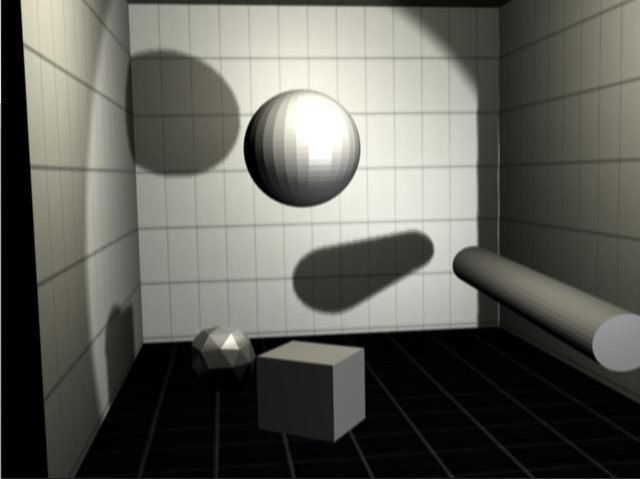
#> input picture OIIS/5/l.jpg, 640 x 479 px, found by its file name
$ python 5.py
#> lines starting #> are read from the running program, lines starting #| are printed output that depends on the picture
from PIL import Image

# Укажите пути к файлам (замените на свои)
left_path = '/home/kirillromanoff/University/BSUIR/OIIS/5/l.jpg'  # Путь к левому изображению
right_path = '/home/kirillromanoff/University/BSUIR/OIIS/5/r.jpg'  # Путь к правому изображению

# Загрузка изображений
left = Image.open(left_path)
#> left is the input picture: PIL image 640x479 RGB; mean R, G, B 96.2, 95.5, 89.2
right = Image.open(right_path)
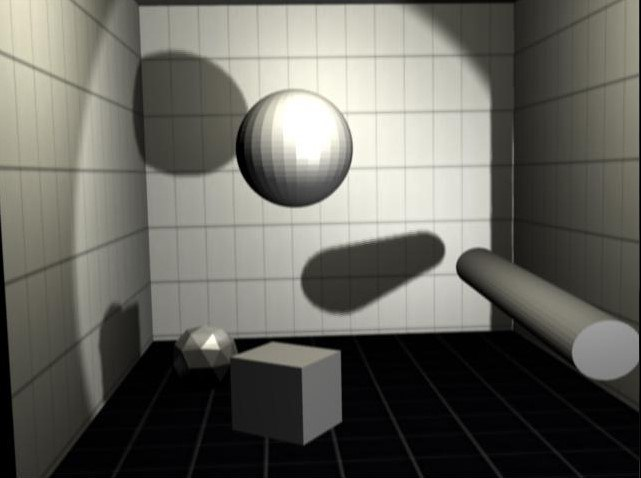
#> input picture OIIS/5/r.jpg, 641 x 478 px, found by its file name
#> right is the input picture: PIL image 641x478 RGB; mean R, G, B 102.4, 101.7, 94.8

# Убедимся, что изображения одного размера (если нет, можно добавить ресайз)
if left.size != right.size:
    right = right.resize(left.size)
#> right: PIL image 640x479 RGB

# Конвертация в RGB
left = left.convert('RGB')
right = right.convert('RGB')

# Разделение каналов
r_left, g_left, b_left = left.split()
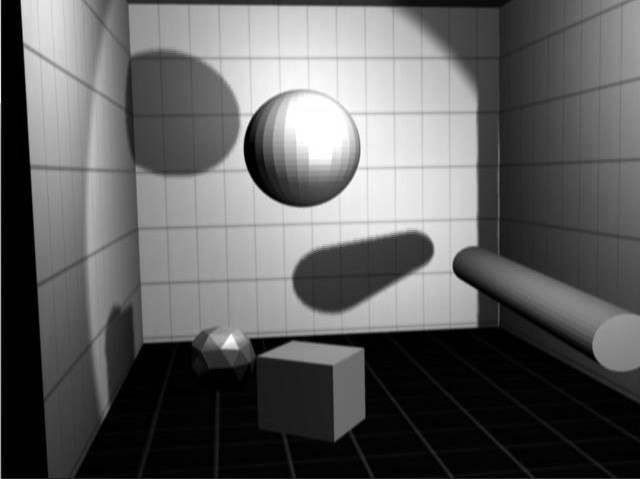
#> r_left: PIL image 640x479 L; min 0, max 255, mean 96.2
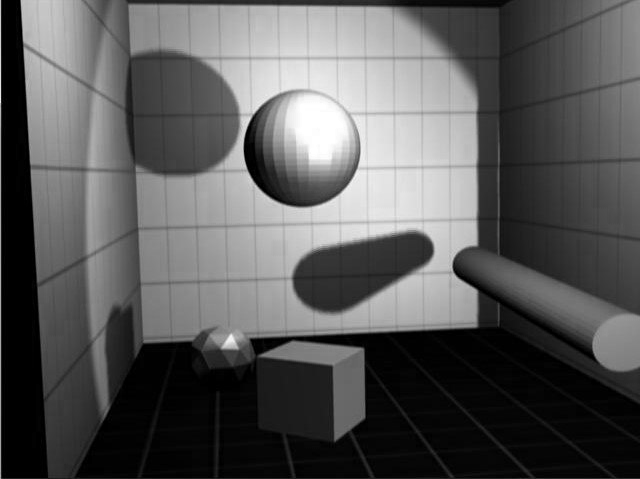
#> b_left: PIL image 640x479 L; min 0, max 255, mean 89.2
r_right, g_right, b_right = right.split()
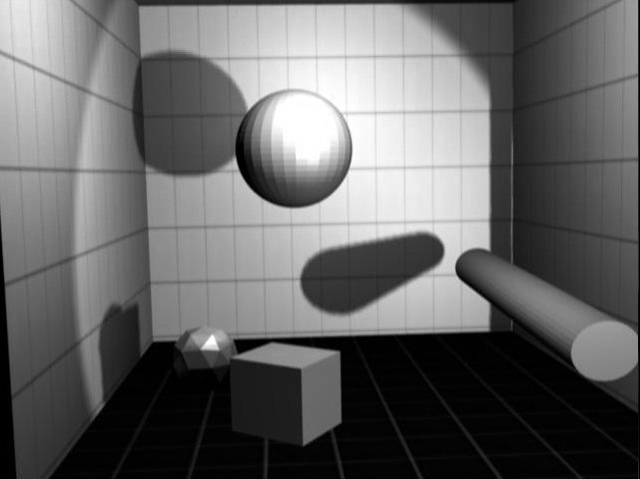
#> r_right: PIL image 640x479 L; min 0, max 255, mean 102.4
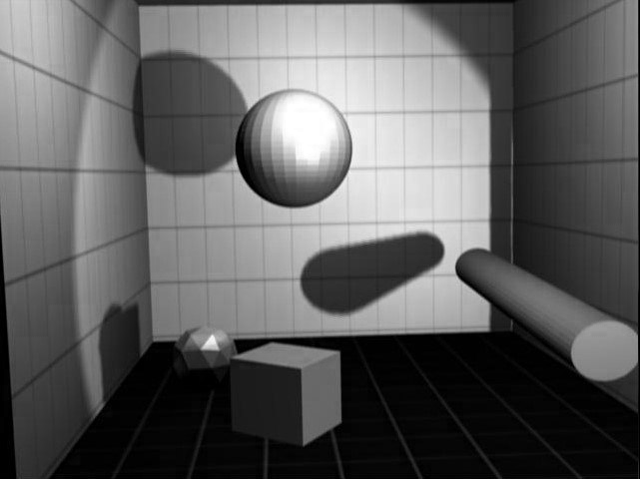
#> b_right: PIL image 640x479 L; min 0, max 255, mean 94.8

# Создание анаглифа: красный канал из левого, зеленый и синий из правого
anaglyph = Image.merge('RGB', (r_left, g_right, b_right))
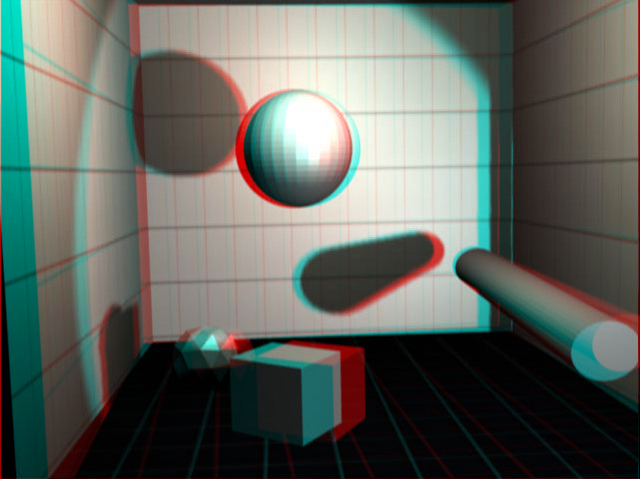
#> anaglyph: PIL image 640x479 RGB; mean R, G, B 96.2, 101.7, 94.8

# Отображение результата
anaglyph.show()

# Сохранение результата
anaglyph.save('anaglyph.jpg')
print("Стереоскопическое изображение сохранено как 'anaglyph.jpg'")
